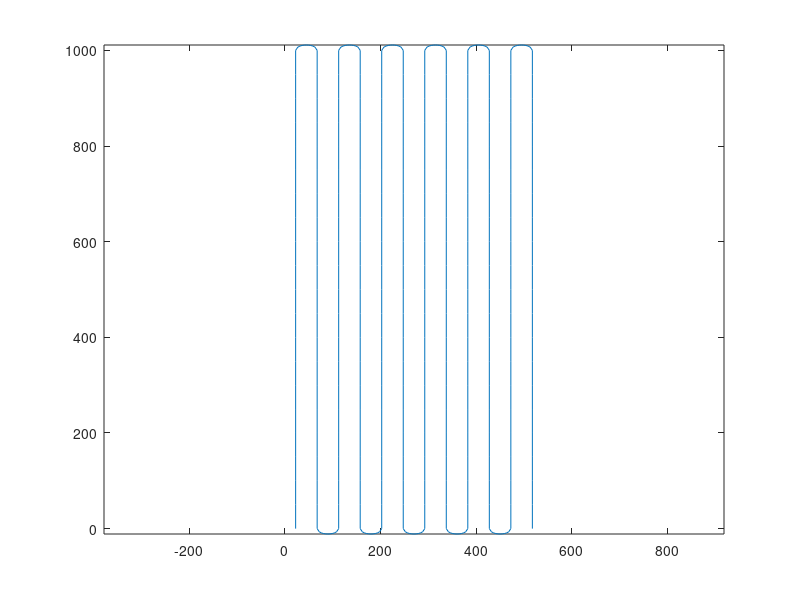

Here is the MATLAB script that generated this plot:
%%

%clear all
%close all
clc

% Input co-ordinates of area
corners = [0 0;
            0 500;
            1000 500;
            1000 0];
        
corners = [0 0;
            0 1000;
            500 1000;
            500 0];

% turning radius of boat
radius = 22.5;    

% number of waypoints in turns
N = 10+1;

% distance between waypoints on straight line

line_dist = 50;

% start and finish position
minPos = min(corners);
maxPos = max(corners);

% length of x and y position
diffX = maxPos(1) - minPos(1);
diffY = maxPos(2) - minPos(2);

% gets number of lines to survey
numLines = ceil((min(diffX, diffY)-radius)/(2*radius));

% algorithm if x is smaller than y --> surveys on longest path
if diffX <= diffY
    % start position is offset by radius
    startX = minPos(1)+radius;
    % stores waypoints for first line
    pts = minPos(2):line_dist:maxPos(2);
    wps = [startX*ones(size(pts)); pts]';
    % loop to create way
    for i = 1:numLines
        % gets centre_x of turning circle
        circX = startX+(2*i-1)*radius;
        % if-else to determine which turn to make
        % max turn
        if wps(end,2) == maxPos(2)
            % gets centre_y of turning circle
            circY = maxPos(2);
            % creates N equidistant points in x;
            x = linspace(wps(end,1),startX+i*2*radius,N);
            x = x(2:N-1);
            % creates y on circle for given x
            y = sqrt(radius^2-(x-circX).^2)/2+circY;
            % adds waypoints for turning as well as next straight line
            arc = [x;y]';
            pts = maxPos(2):-line_dist:minPos(2);
            line = [(startX+i*2*radius)*ones(size(pts)); pts]';
            wps = [wps;
                arc;
                line];
        % same as above but for min turn
        else
            circY = minPos(2);
            x = linspace(wps(end,1),startX+i*2*radius,N);
            x = x(2:N-1);
            y = -sqrt(radius^2-(x-circX).^2)/2+circY;
            arc = [x;y]';
            pts = minPos(2):line_dist:maxPos(2);
            line = [(startX+i*2*radius)*ones(size(pts)); pts]';
            wps = [wps;
                arc;
                line];
        end
    end  
end

% algorithm if y is smaller than x --> surveys on longest path
if diffX > diffY
    % start position is offset by radius
    startY = minPos(2)+radius;
    % stores first two waypoints for first line
    pts = minPos(1):line_dist:maxPos(1);
    wps = [pts; startY*ones(size(pts))]';
    % loop to create way
    for i = 1:numLines
        % gets centre_y of turning circle
        circY = startY+(2*i-1)*radius;
        % if-else to determine which turn to make
        % max turn
        %wps(end,1)
        if wps(end,1) == maxPos(1)
            % gets centre_y of turning circle
            circX = maxPos(1);
            % creates N equidistant points in x;
            y = linspace(wps(end,2),startY+i*2*radius,N);
            y = y(2:N-1);
            % creates y on circle for given x
            x = sqrt(radius^2-(y-circY).^2)/2+circX;
            % adds waypoints for turning as well as next straight line
            arc = [x;y]';
            pts = maxPos(1):-line_dist:minPos(1);
            line = [pts; (startY+i*2*radius)*ones(size(pts))]';
            wps = [wps;
                arc;
                line];
        % same as above but for min turn
        else
            circX = minPos(1);
            y = linspace(wps(end,2),startY+i*2*radius,N);
            y = y(2:N-1);
            x = -sqrt(radius^2-(y-circY).^2)/2+circX;
            arc = [x;y]';
            pts = minPos(1):line_dist:maxPos(1);
            line = [pts; (startY+i*2*radius)*ones(size(pts))]';
            wps = [wps;
                arc;
                line];
        end
    end  
end

figure
plot(wps(:,1),wps(:,2))
%xlim([minPos(1) maxPos(1)])
%ylim([minPos(2) maxPos(2)])
axis equal